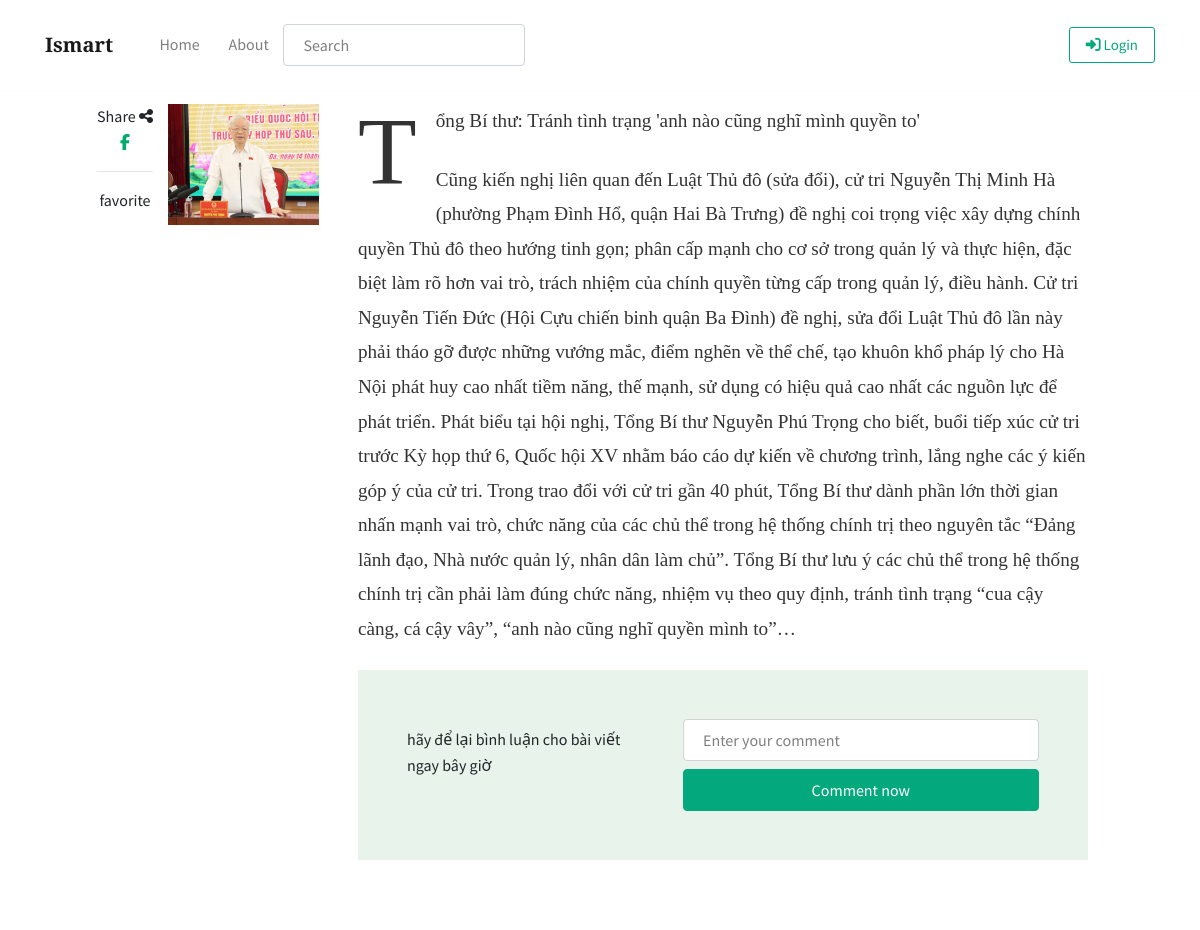
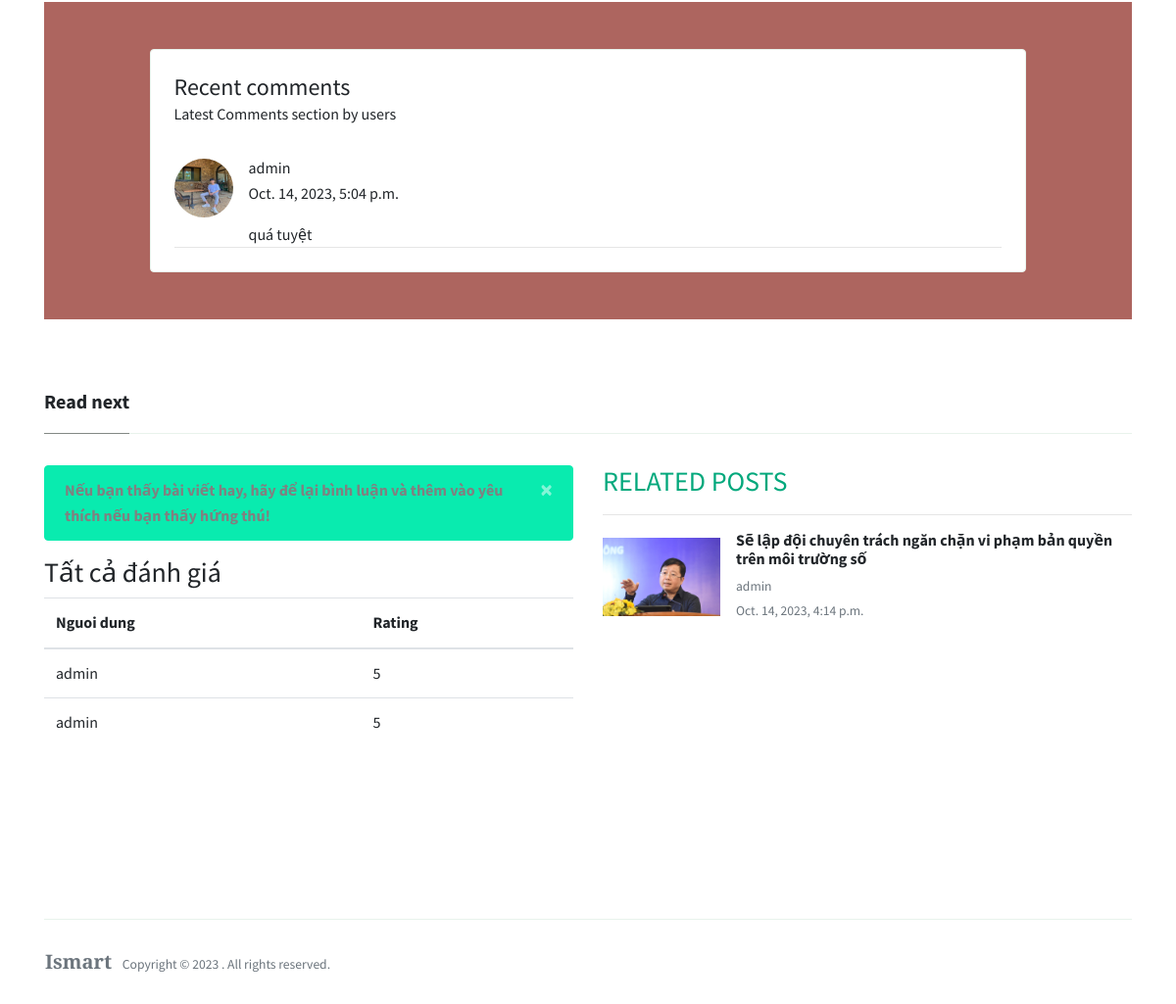
The app's page /detail-post/31 with its own data (2 pictures, top to bottom).
### blogsite/models.py (models this page shows, shortened)
class Post(models.Model):
    STATUS_CHOICES = (
        ('draft', 'Draft'),
        ('published', 'Published'),
    )
    title = models.CharField(max_length=255)
    content = models.TextField()
    image = models.ImageField(upload_to='images',null=False,default=None,blank=True)
    author = models.ForeignKey(User, on_delete=models.CASCADE)
    created_at = models.DateTimeField(auto_now_add=True)
    categories = models.ManyToManyField('Category')
    tags = models.ManyToManyField('Tag')
    read_count = models.IntegerField(default=0)
    status = models.CharField(max_length=10, choices=STATUS_CHOICES, default='draft')

class Comment(models.Model):
    post = models.ForeignKey(Post, on_delete=models.CASCADE)
    author = models.ForeignKey(User, on_delete=models.CASCADE)
    content = models.TextField()
    created_at = models.DateTimeField(auto_now_add=True)

class UserProfileInfo(models.Model):
    MODE_CHOICES = (
        ('incognito', 'Incognito '),
        ('public', 'Public'),
    )
    user = models.OneToOneField(User,on_delete=models.CASCADE)
    profile_pic = models.ImageField(upload_to='profile_pic',blank=True)
    mode = models.CharField(max_length=10, choices=MODE_CHOICES, default='public')

class Review(models.Model):
    post = models.ForeignKey(Post, on_delete=models.CASCADE)
    author = models.ForeignKey(User, on_delete=models.CASCADE)
    rating = models.IntegerField(default=0,
            validators= [
                MaxLengthValidator(5),
                MinLengthValidator(0),
            ]
    )
    created_at = models.DateTimeField(auto_now_add=True)

### blogsite/views.py (the view)
# urls.py: path('detail-post/<int:post_id>',views.detail_post,name='detail_post'),
def detail_post(request,post_id):
    post_exists  = Post.objects.filter(id=post_id).exists()
    if post_exists:
        post = Post.objects.get(id=post_id)
        related_posts = Post.objects.filter(categories__in=post.categories.all()).exclude(id=post_id)[:3]
        post.read_count += 1
        post.save()
        comment = Comment.objects.filter(post=post)
        review = Review.objects.filter(post=post)
        is_login = False
        is_favorite = False
        favorite = None
        history = None
        is_rating = False
        if request.user.is_authenticated:
            is_login = True
            existing_favorites = Favorites.objects.filter(post=post, author=request.user).exists()
            existing_history = ReadingHistory.objects.filter(post=post,user=request.user).exists()
            user = UserProfileInfo.objects.get(user=request.user)
            if existing_favorites:
                favorite = Favorites.objects.get(post=post,author=request.user)
                is_favorite = True
            if not existing_history and user.mode == 'public':
                history = ReadingHistory(post=post, user=request.user)
                history.save()
            rating = request.POST.get('rating')
            if rating:
                Review.objects.create(post = post,author = request.user,rating = rating)
                is_rating = True
        else:
            is_login = False
        context = {
            'post': post,
            'is_favorite':is_favorite,
            'favorite':favorite,
            'comment':comment,
            'myurl':request.get_full_path(),
            'related_posts':related_posts,
            'review':review,
            'is_rating':is_rating,
        }
        return render(request,'wsite/blog/posts/index.html',context)
    else:
        return redirect('404')

### blogsite/templates/wsite/blog/posts/index.html (shortened to what this page needs)
{% extends "wsite/base.html" %}
{%load static%}
{%block content%}
<div class="container pt-4 pb-4">
	<div class="row justify-content-center">
		<div class="text-center">
			Share <i class="fa-solid fa-share-nodes"></i><br>
			<a href="https://www.facebook.com/sharer/sharer.php?u={{ request.build_absolute_uri }}"><i class="fa-brands fa-facebook-f"></i></a>
			<hr>
			<p>favorite</p>
		</div>
		<div class="col-lg-2 pr-4 mb-4 col-md-12">
			<div class="thumbnail">
				<img src="{{MEDIA_URL}}/{{ post.image }}" alt="Ảnh DXT" height=100%>
			</div>
		</div>
		<div class="col-md-12 col-lg-8">
			<article class="article-post">
			<p>
				{{ post.title }}
			</p>
			<p style="word-wrap: break-word;">
				{{post.content}}
			</p>
			</article>
			<div class="border p-5 bg-lightblue">
				<div class="row justify-content-between">
					<div class="col-md-5 mb-2 mb-md-0">
						hãy để lại bình luận cho bài viết ngay bây giờ
					</div>
					<div class="col-md-7">
						<form method="POST" action="{% url 'comment_post' post.id %}">
							<div class="row">
								<div class="col-md-12">
									<input type="text" name="content" class="form-control" placeholder="Enter your comment">
								</div>
								<div class="col-md-12 mt-2">
									<button type="submit" class="btn btn-success btn-block">Comment now</button>
								</div>
							</div>
						</form>
					</div>
				</div>
			</div>
		</div>
	</div>
</div>
<div class="container" id="show comment">
	<section style="background-color: #ad655f;">
		<div class="container my-5 py-5">
		  <div class="row d-flex justify-content-center">
			<div class="col-md-12 col-lg-10">
			  <div class="card text-dark">
				<div class="card-body p-4">
				  <h4 class="mb-0">Recent comments</h4>
				  <p class="fw-light mb-4 pb-2">Latest Comments section by users</p>
				{%for data in comment%}
				  <div class="d-flex flex-start mt-3">
					<img class="rounded-circle shadow-1-strong me-3"
					src="{{ post.author.userprofileinfo.profile_pic.url }}" alt="avatar" width="60"
					  height="60" />
					<div class="ml-3">
					  <h6 class="fw-bold mb-1">{{data.author}}</h6>
					  <div class="d-flex align-items-center mb-3">
						<p class="mb-0">
						  {{data.created_at}}
						</p>
					  </div>
					  <p class="mb-0">{{data.content}}</p>
					</div>
				  </div>
				  <hr class="my-0" />
				  {% endfor %}
				</div>
			  </div>
			</div>
		  </div>
		</div>
	  </section>
</div>
<div class="container pt-4 pb-4">
	<h5 class="font-weight-bold spanborder"><span>Read next</span></h5>
	<div class="row">
		<div class="col-lg-6">
			<div class="alert alert-info alert-dismissible fade show" role="alert">
				<strong style="color:grey">Nếu bạn thấy bài viết hay, hãy để lại bình luận và thêm vào yêu thích nếu bạn thấy hứng thú!</strong>
				<button type="button" class="close" data-dismiss="alert" aria-label="Close">
					<span aria-hidden="true">&times;</span>
				</button>
			</div>
			<h3>Tất cả đánh giá</h3>
			<table class="table">
				<thead>
					<tr>
						<th scope="col">Nguoi dung</th>
						<th scope="col">Rating</th>
					</tr>
				</thead>
				<tbody>
					{% for data in review %}
					<tr>
						<td scope="row">{{data.author}}</td>
						<td>{{data.rating}}</td>
					</tr>
					{% endfor %}
				</tbody>
			</table>
		</div>
		<div class="col-lg-6">
			<h3 class="text-uppercase text-success">Related Posts</h3>
			<hr>
			<div class="flex-md-row mb-4 box-shadow h-xl-300">
				{% if related_posts %}
					{% for data in related_posts  %}
					<div class="mb-3 d-flex align-items-center">
						<img height="80" src="{{ MEDIA_URL }}/{{ data.image }}">
						<div class="pl-3">
							<h2 class="mb-2 h6 font-weight-bold">
							<a class="text-dark" href="{% url "detail_post" post.id %}">{{data.title}}</a>
							</h2>
							<div class="card-text text-muted small">
								{{data.author}}
							</div>
							<small class="text-muted">{{data.created_at}}</small>
						</div>
					</div>
					{% endfor %}
				{% endif %}
			</div>
		</div>
	</div>
</div>
{%endblock%}

### blogsite/templates/wsite/base.html (shortened to what this page needs)
{%load static%}
<!DOCTYPE html>
<html lang="en">
<head>
<link rel="stylesheet" href="https://cdnjs.cloudflare.com/ajax/libs/font-awesome/6.4.2/css/all.min.css" />
<link rel="stylesheet" href="https://use.fontawesome.com/releases/v5.3.1/css/all.css">
<link href={% static "css/style.css" %} rel="stylesheet"/>
</head>
<body>
    <nav class="topnav navbar navbar-expand-lg navbar-light bg-white fixed-top">
        <div class="container">
            <a class="navbar-brand" href={%url 'index'%}><strong>Ismart</strong></a>
            <div class="navbar-collapse collapse" id="navbarColor02" style="">
                <ul class="navbar-nav mr-auto d-flex align-items-center">
                    <li class="nav-item">
                        <a class="nav-link" href="{%url 'index'%}">Home <span class="sr-only">(current)</span></a>
                    </li>
                    <li class="nav-item">
                        <a class="nav-link" href="{%url 'about'%}">About</a>
                    </li>
                    <li class="nav-item mt-3">
                        <form method="POST" action="{% url "result_search" %}">
                            <div class="md-form active-pink active-pink-2 mb-3 mt-0">
                                <input class="form-control" type="text" name="searched" placeholder="Search" aria-label="Search">
                            </div>
                        </form>
                    </li>
                </ul>
                <ul class="navbar-nav ml-auto d-flex align-items-center">
                    {% if user.is_authenticated %}
                    <li class="nav-item dropdown" onmouseover="showDropdown()" onmouseout="hideDropdown()">
                        <a class="nav-link dropdown-toggle" href="#" id="navbarDropdown" role="button" data-bs-toggle="dropdown" aria-expanded="false">
                            Xin chào {{ user.username }}
                        </a>
                        <ul class="dropdown-menu" aria-labelledby="navbarDropdown" id="dropdownMenu">
                            <li><a class="dropdown-item" href="{%url 'profile'%}"><i class="fa-solid fa-user"></i> Profile</a></li>
                            <li>
                                {% if request.user.is_superuser %}
                                <a class="dropdown-item" href="{% url 'myadmin' %}"><i class="fa-solid fa-house"></i> My Admin</a>
                                {% endif %}
                            </li>
                            <li><hr class="dropdown-divider"></li>
                            <li><a class="dropdown-item" href="{%url 'logout'%}"><i class="fa-solid fa-right-from-bracket"></i>Logout</a></li>
                        </ul>
                    </li>
                    {% else %}
                        <li class="nav-item highlight">
                            <a class="nav-link" href="{% url 'login' %}"><i class="fa-solid fa-right-to-bracket"></i> Login</a>
                        </li>
                    {% endif %}
                </ul>
            </div>
        </div>
    </nav>
    {%block content%}
    {%endblock%}
    <div class="container mt-5">
        <footer class="bg-white border-top p-3 text-muted small">
        <div class="row align-items-center justify-content-between">
            <div>
                <span class="navbar-brand mr-2"><strong>Ismart</strong></span> Copyright &copy;
                 . All rights reserved.
            </div>
        </div>
        </footer>
    </div>
</body>
</html>

### blogsite/templates/wsite/base.html (style rules this page uses)
.nav-item { position: relative; }

### records on screen
Post: image (picture), title "Tổng Bí thư: Tránh tình trạng 'anh nào cũng nghĩ mình quyền to'", content "Cũng kiến nghị liên quan đến Luật Thủ đô (sửa đổi), cử tri Nguyễn Thị Minh Hà (phường Phạm Đình Hổ, quận Hai Bà Trưng) đề nghị coi trọng việc xây dựng chính quyền Thủ đô theo hướng tinh gọn; phân cấp mạnh cho cơ sở trong quản lý và thực hiện, đặc biệt làm rõ hơn vai trò, trách nhiệm của chính quyền từng cấp trong quản lý, điều hành. Cử tri Nguyễn Tiến Đức (Hội Cựu chiến binh quận Ba Đình) đề nghị, sửa đổi Luật Thủ đô lần này phải tháo gỡ được những vướng mắc, điểm nghẽn về thể chế, tạo khuôn khổ pháp lý cho Hà Nội phát huy cao nhất tiềm năng, thế mạnh, sử dụng có hiệu quả cao nhất các nguồn lực để phát triển. Phát biểu tại hội nghị, Tổng Bí thư Nguyễn Phú Trọng cho biết, buổi tiếp xúc cử…"
Comment: author.userprofileinfo.profile_pic (picture), author "admin", created_at "Oct. 14, 2023, 5:04 p.m.", content "quá tuyệt"
Review: author "admin", rating "5"
Review: author "admin", rating "5"
Post: image (picture), title "Sẽ lập đội chuyên trách ngăn chặn vi phạm bản quyền trên môi trường số", author "admin", created_at "Oct. 14, 2023, 4:14 p.m."
